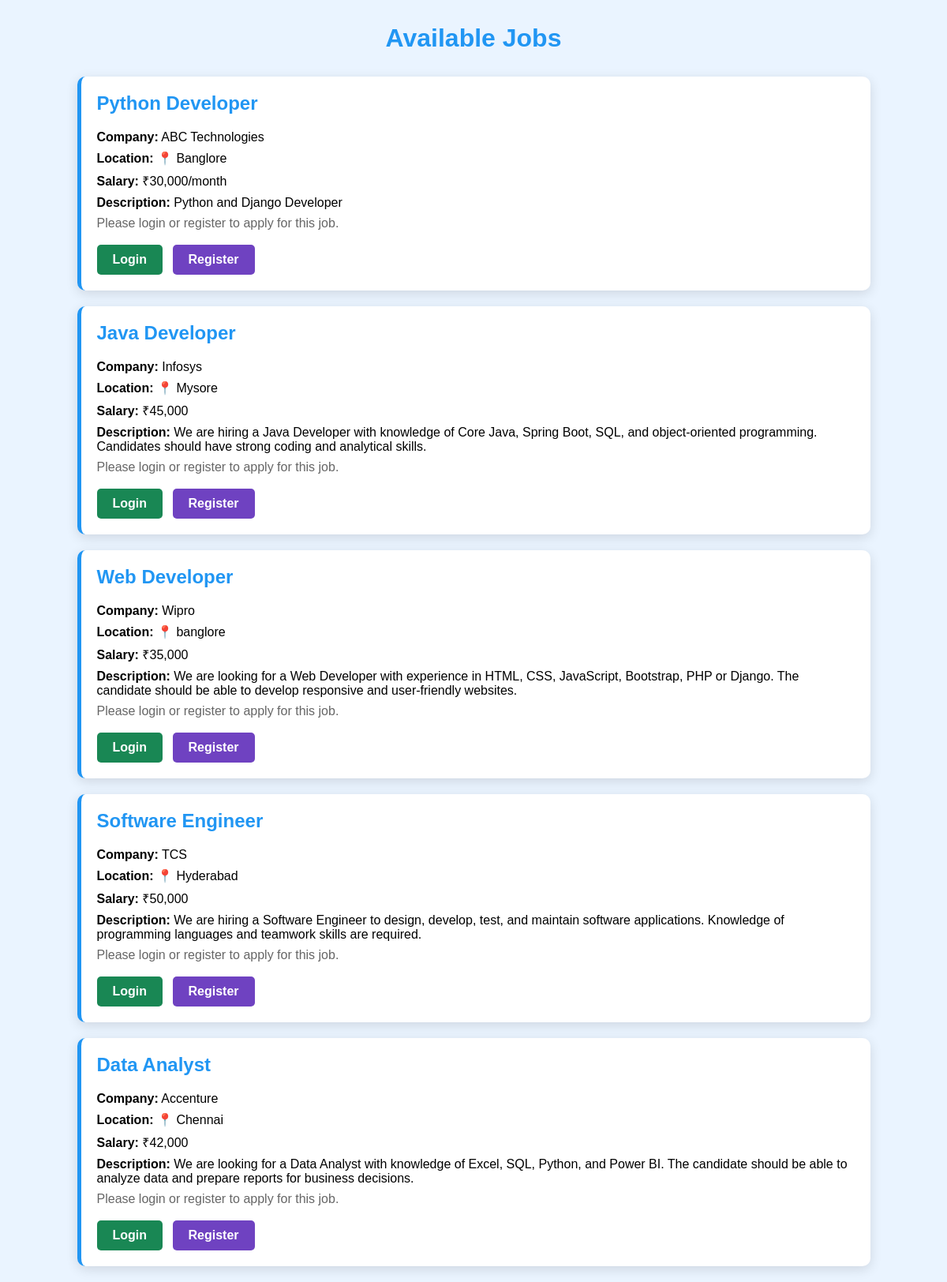
Screenshot of /jobs/ with the database file from the repository.
### jobapp/models.py (models this page shows, shortened)
class Job(models.Model):
    title = models.CharField(max_length=100)
    company = models.CharField(max_length=100)
    location = models.CharField(max_length=100)
    salary = models.CharField(max_length=50)
    description = models.TextField()

### jobapp/views.py (the view)
# urls.py: path('jobs/', views.jobs, name='jobs'),
def jobs(request):
    title = request.GET.get("title")
    location = request.GET.get("location")
    jobs = Job.objects.all()
    if title:
        jobs = jobs.filter(title__icontains=title)
    if location:
        jobs = jobs.filter(location__icontains=location)
    return render(request, "jobs.html", {
        "jobs": jobs
    })

### jobapp/templates/jobs.html (shortened to what this page needs)
<!DOCTYPE html>
<html>
<head>
</head>
<body>
<h1>Available Jobs</h1>
{% if jobs %}
    {% for job in jobs %}
    <div class="job-card">
        <h2>{{ job.title }}</h2>
        <p>
            <b>Company:</b> {{ job.company }}
        </p>
        <p>
            <b>Location:</b> 📍 {{ job.location }}
        </p>
        <p>
            <b>Salary:</b> ₹{{ job.salary }}
        </p>
        <p>
            <b>Description:</b> {{ job.description }}
        </p>
        {% if user.is_authenticated %}
            <a href="{% url 'apply' %}" class="apply-btn">
                Apply Now
            </a>
        {% else %}
            <p class="login-message">
                Please login or register to apply for this job.
            </p>
            <a href="{% url 'login' %}" class="login-btn">
                Login
            </a>
            <a href="{% url 'register' %}" class="register-btn">
                Register
            </a>
        {% endif %}
    </div>
    {% endfor %}
{% endif %}
</body>
</html>

### jobapp/templates/jobs.html (style rules this page uses)
body { font-family:Arial,sans-serif; background:#EAF4FF; margin:0; }
h1 { text-align:center; color:#2196F3; margin:30px 0; }
.job-card { width:80%; margin:20px auto; background:white; padding:20px; border-radius:10px; box-shadow:0 4px 15px rgba(0,0,0,0.12); border-left:5px solid #2196F3; }
.job-card h2 { color:#2196F3; margin-top:0; }
.job-card p { margin:8px 0; }
.apply-btn, .login-btn, .register-btn { display:inline-block; margin-top:10px; color:white; padding:10px 20px; text-decoration:none; border-radius:5px; font-weight:bold; margin-right:8px; }
.login-btn { background:#198754; }
.register-btn { background:#6f42c1; }
.login-message { margin-top:15px; color:#666; }

### rows the page displays
Job: title "Python Developer", company "ABC Technologies", location "Banglore", salary "30,000/month", description "Python and Django Developer"
Job: title "Java Developer", company "Infosys", location "Mysore", salary "45,000", description "We are hiring a Java Developer with knowledge of Core Java, Spring Boot, SQL, and object-oriented programming. Candidates should have strong coding and analytical skills."
Job: title "Web Developer", company "Wipro", location "banglore", salary "35,000", description "We are looking for a Web Developer with experience in HTML, CSS, JavaScript, Bootstrap, PHP or Django. The candidate should be able to develop responsive and user-friendly websites."
Job: title "Software Engineer", company "TCS", location "Hyderabad", salary "50,000", description "We are hiring a Software Engineer to design, develop, test, and maintain software applications. Knowledge of programming languages and teamwork skills are required."
Job: title "Data Analyst", company "Accenture", location "Chennai", salary "42,000", description "We are looking for a Data Analyst with knowledge of Excel, SQL, Python, and Power BI. The candidate should be able to analyze data and prepare reports for business decisions."
